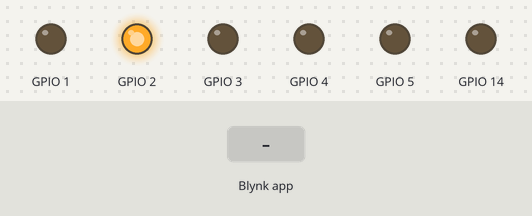
A program run on a simulated ESP8266 (NodeMCU). Shown: output pins drawn as LEDs (lit = HIGH). The inputs (shaded band) are chosen by the test bench. WiFi joins after 1.5 s; servers stay silent unless stated; the local clock reads 2024-03-15 10:24:30 at power-on unless the program sets it.

Above: at 3.0 s.
3.1 s: Blynk app writes 200 to V0
At 3.4 s:
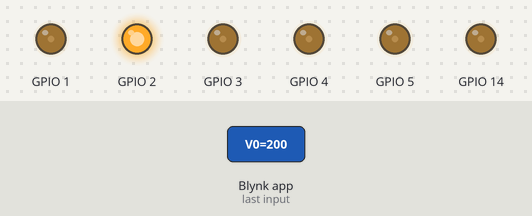
4.6 s: Blynk app writes 200 to V4
At 7.5 s:
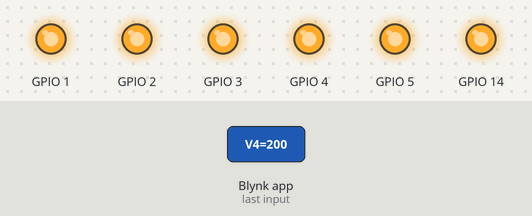
Timing chart, 0 to 9.0 s (numbered marks = the images above; inputs shaded):
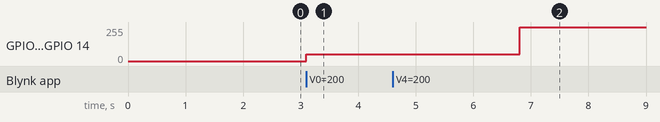

Measured:
- after the input at 3.1 s, GPIO 1, GPIO 3–5, GPIO 14: 0/255 → 49/255 at once
- after the input at 4.6 s, GPIO 1, GPIO 3–5, GPIO 14: 49/255 → 255/255 after 2.2 s

The program:

main.cpp
```cpp
#define BLYNK_DEVICE_NAME "esp8266"

#include <Arduino.h>
#include <BlynkSimpleEsp8266.h>
#include <TimeLib.h>
#include <WidgetRTC.h>

#include <C:/auth/auth.h>
#include <C:/auth/blynkToken.h>

#include <Config.h>

WidgetRTC rtc;

char auth[] = Token_Guardarropa;
char ssid[] = AuthSsid;
char pass[] = AuthPass;

BlynkTimer timer;

Config config;

BLYNK_CONNECTED()
{
  rtc.begin();
  Blynk.syncAll();
}

void setPins(int value) {
  analogWrite(1, value);
  analogWrite(14, value);
  analogWrite(3, value);
  analogWrite(4, value);
  analogWrite(5, value);
}

int getTimeNow() {
  return hour() * 3600 + minute() * 60 + second();
}

int getDayNow() {
  return day();
}

void setBrightness(int brightness, int storage, int slot) {
    int value = 1024 * brightness / 100;
    Blynk.virtualWrite(V0, value);
    Blynk.virtualWrite(slot, storage);
    setPins(value);
}

void timeCheck() {
  int timeNow = getTimeNow();

  if (timeNow >= config.timer1 && config.storage1 != getDayNow()) {
    config.storage1 = getDayNow();
    setBrightness(config.brightness1, config.storage1, 10);
  }
  if (timeNow >= config.timer2 && config.storage2 != getDayNow()) {
    config.storage2 = getDayNow();
    setBrightness(config.brightness2, config.storage2, 11);
  }
}

BLYNK_WRITE(V0)
{
  setPins(param.asInt());
}

BLYNK_WRITE(V1)
{
  config.timer1 = param.asInt();
}

BLYNK_WRITE(V2)
{
  config.brightness1 = param.asInt();
}

BLYNK_WRITE(V3)
{
  config.timer2 = param.asInt();
}

BLYNK_WRITE(V4)
{
  config.brightness2 = param.asInt();
}

BLYNK_WRITE(V10) {
  config.storage1 = param.asInt();
}

BLYNK_WRITE(V11) {
  config.storage2 = param.asInt();
}

void setup() {
  Blynk.begin(auth, ssid, pass);

  pinMode(1, OUTPUT);
  pinMode(14, OUTPUT);
  pinMode(3, OUTPUT);
  pinMode(4, OUTPUT);
  pinMode(5, OUTPUT);

  pinMode(2, OUTPUT);

  analogWrite(2, 1023);

  timer.setInterval(5000L, timeCheck);
}

void loop()
{
  Blynk.run();
  timer.run();
}
```

Config.h
```cpp
class Config {
    public:
        int brightness;
        int timer1;
        int timer2;
        int brightness1;
        int brightness2;
        int storage1;
        int storage2;
};
```
